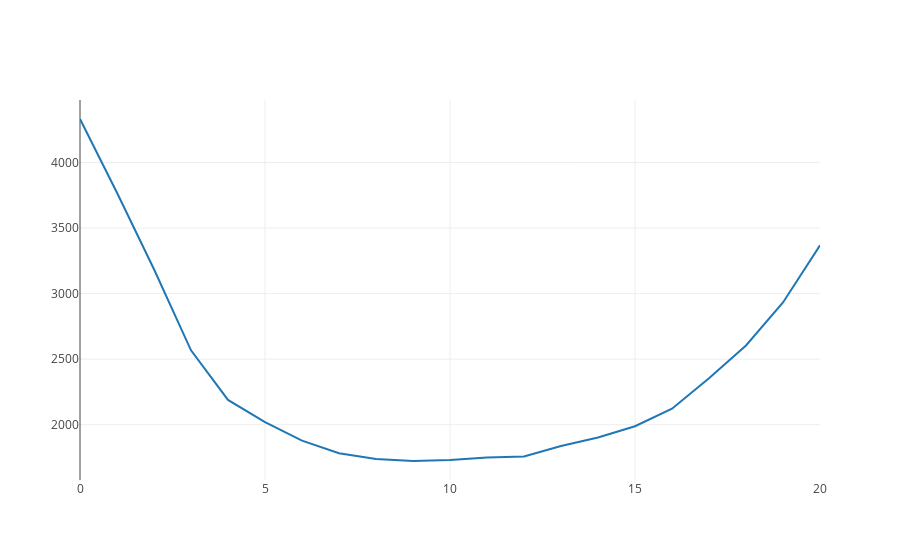

Write notebook code for a chart like this one.
### Code cell
s=buf.sum(1)
data=go.Scatter(y=s)
iplot([data])

### Figure 1 — Plotly figure (JSON) as saved in the notebook; plotly's stock layout.template omitted (floating-point values rounded to 4 significant figures)
{"data": [{"type": "scatter", "y": [4332, 3769, 3186, 2567, 2189, 2019, 1878, 1782, 1739, 1723, 1731, 1749, 1758, 1838, 1902, 1988, 2122, 2355, 2604, 2932, 3368]}], "layout": {}}
